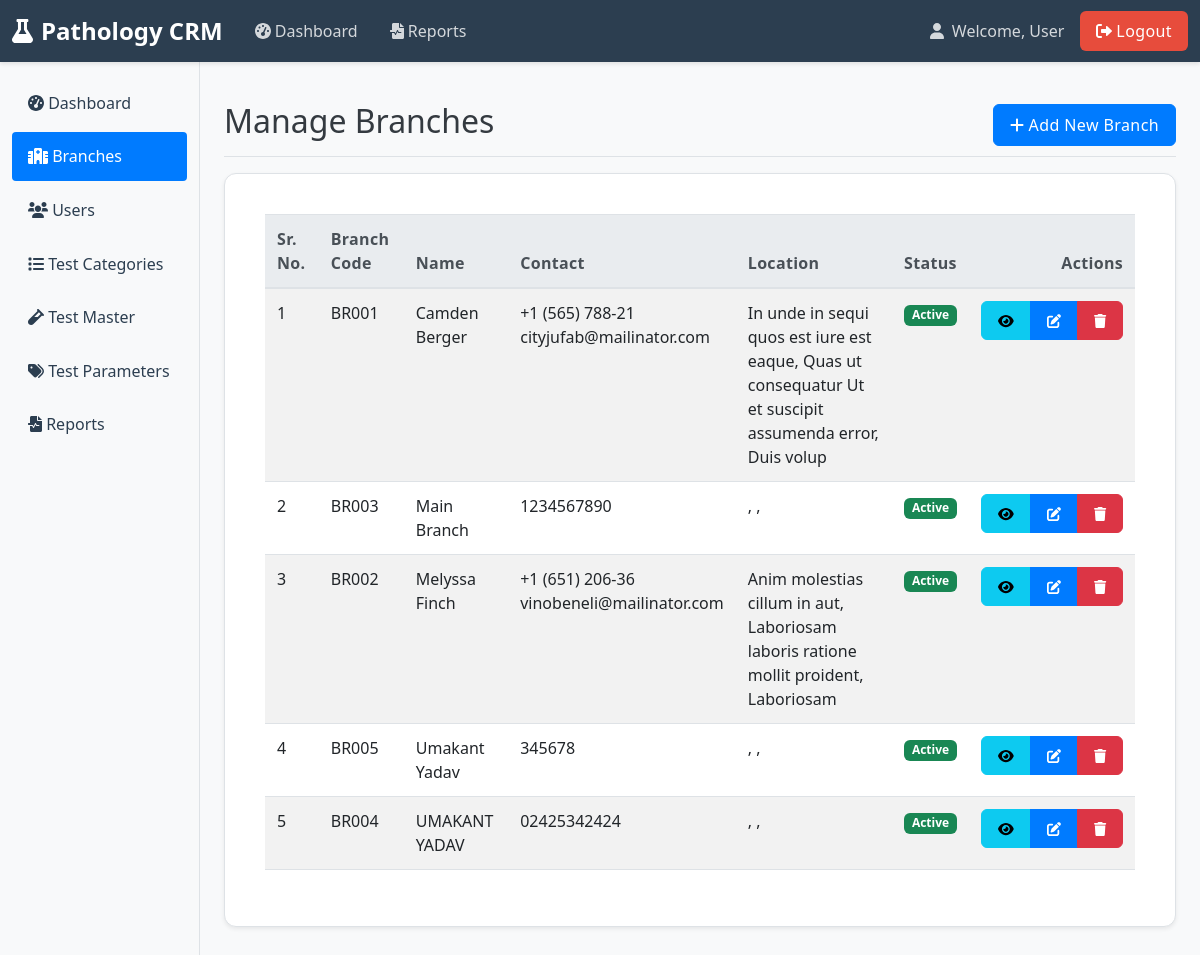
Page /admin/branches.php (signed in) on the earlier database version.
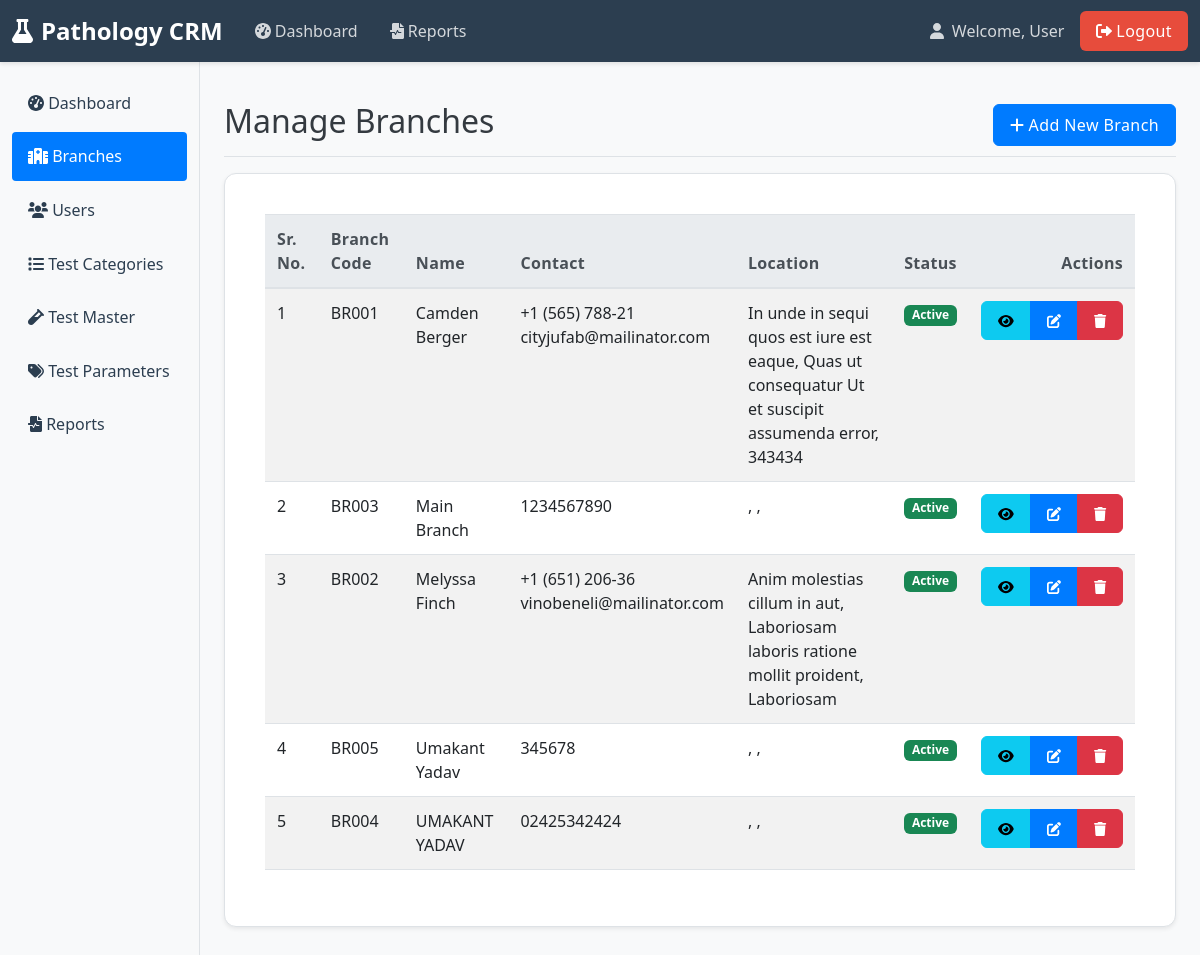
Same page on the later database version.
### tables this page shows
CREATE TABLE `branches` (
  `id` int(11) NOT NULL,
  `branch_code` varchar(20) DEFAULT NULL,
  `branch_name` varchar(100) DEFAULT NULL,
  `address` text DEFAULT NULL,
  `city` varchar(100) DEFAULT NULL,
  `state` varchar(100) DEFAULT NULL,
  `pincode` varchar(10) DEFAULT NULL,
  `phone` varchar(15) DEFAULT NULL,
  `email` varchar(100) DEFAULT NULL,
  `status` tinyint(4) DEFAULT 1,
  `created_at` timestamp NOT NULL DEFAULT current_timestamp()
);

### admin/branches.php (the view, shortened to what the changed rows need)
<?php
require_once '../auth/session-check.php';
try {
    $branches = $conn->query("SELECT * FROM branches ORDER BY branch_name")->fetchAll(PDO::FETCH_ASSOC);
} catch (PDOException $e) {
    $error_msg = "Error fetching branches: " . $e->getMessage();
    $branches = [];
}
include '../inc/header.php';
?>
<link rel="stylesheet" href="admin-shared.css">
<div class="d-flex justify-content-between flex-wrap flex-md-nowrap align-items-center pt-3 pb-2 mb-3 border-bottom">
    <h1 class="h2">Manage Branches</h1>
</div>
<div class="card">
    <div class="card-body">
        <div class="table-responsive">
            <table class="table table-striped table-hover align-middle">
                <thead class="table-light">
                    <tr>
                        <th>Sr. No.</th>
                        <th>Branch Code</th>
                        <th>Name</th>
                        <th>Contact</th>
                        <th>Location</th>
                        <th>Status</th>
                        <th class="text-end">Actions</th>
                    </tr>
                </thead>
                <tbody>
                    <?php if (empty($branches)): ?>
                        <tr>
                            <td colspan="7" class="text-center py-4">
                                <div class="text-muted">
                                    <i class="fas fa-hospital fa-2x mb-2"></i>
                                    <p>No branches found</p>
                                </div>
                            </td>
                        </tr>
                    <?php else: ?>
                        <?php $sr = 1; foreach($branches as $branch): ?>
                            <tr>
                                <td><?php echo $sr++; ?></td>
                                <td><?php echo htmlspecialchars($branch['branch_code']); ?></td>
                                <td><?php echo htmlspecialchars($branch['branch_name']); ?></td>
                                <td><?php echo htmlspecialchars($branch['phone']); ?><br><?php echo htmlspecialchars($branch['email']); ?></td>
                                <td><?php echo htmlspecialchars($branch['city']); ?>, <?php echo htmlspecialchars($branch['state']); ?>, <?php echo htmlspecialchars($branch['pincode']); ?></td>
                                <td>
                                    <span class="badge bg-<?php echo $branch['status'] == 1 ? 'success' : 'danger'; ?>">
                                        <?php echo $branch['status'] == 1 ? 'Active' : 'Inactive'; ?>
                                    </span>
                                </td>
                                <td class="text-end">
                                    <div class="btn-group">
                                        <button type="button" class="btn btn-sm btn-info view-branch"
                                                data-bs-toggle="modal"
                                                data-bs-target="#viewBranchModal"
                                                data-id="<?php echo $branch['id']; ?>"
                                                data-code="<?php echo htmlspecialchars($branch['branch_code']); ?>"
                                                data-name="<?php echo htmlspecialchars($branch['branch_name']); ?>"
                                                data-address="<?php echo htmlspecialchars($branch['address']); ?>"
                                                data-city="<?php echo htmlspecialchars($branch['city']); ?>"
                                                data-state="<?php echo htmlspecialchars($branch['state']); ?>"
                                                data-pincode="<?php echo htmlspecialchars($branch['pincode']); ?>"
                                                data-phone="<?php echo htmlspecialchars($branch['phone']); ?>"
                                                data-email="<?php echo htmlspecialchars($branch['email']); ?>"
                                                data-status="<?php echo $branch['status']; ?>"
                                                title="View Branch">
                                            <i class="fas fa-eye"></i>
                                        </button>
                                        <button type="button" class="btn btn-sm btn-primary edit-branch"
                                                data-bs-toggle="modal"
                                                data-bs-target="#branchModal"
                                                data-id="<?php echo $branch['id']; ?>"
                                                data-code="<?php echo htmlspecialchars($branch['branch_code']); ?>"
                                                data-name="<?php echo htmlspecialchars($branch['branch_name']); ?>"
                                                data-address="<?php echo htmlspecialchars($branch['address']); ?>"
                                                data-city="<?php echo htmlspecialchars($branch['city']); ?>"
                                                data-state="<?php echo htmlspecialchars($branch['state']); ?>"
                                                data-pincode="<?php echo htmlspecialchars($branch['pincode']); ?>"
                                                data-phone="<?php echo htmlspecialchars($branch['phone']); ?>"
                                                data-email="<?php echo htmlspecialchars($branch['email']); ?>"
                                                data-status="<?php echo $branch['status']; ?>"
                                                title="Edit Branch">
                                            <i class="fas fa-edit"></i>
                                        </button>
                                        <a href="?delete=<?php echo $branch['id']; ?>"
                                           class="btn btn-sm btn-danger"
                                           onclick="return confirm('Are you sure you want to delete this branch?')"
                                           title="Delete Branch">
                                            <i class="fas fa-trash"></i>
                                        </a>
                                    </div>
                                </td>
                            </tr>
                        <?php endforeach; ?>
                    <?php endif; ?>
                </tbody>
            </table>
        </div>
    </div>
</div>
<?php include '../inc/footer.php'; ?>

Differences in the rows shown:
changed branches "BR001": pincode "Duis volup" → "343434"
